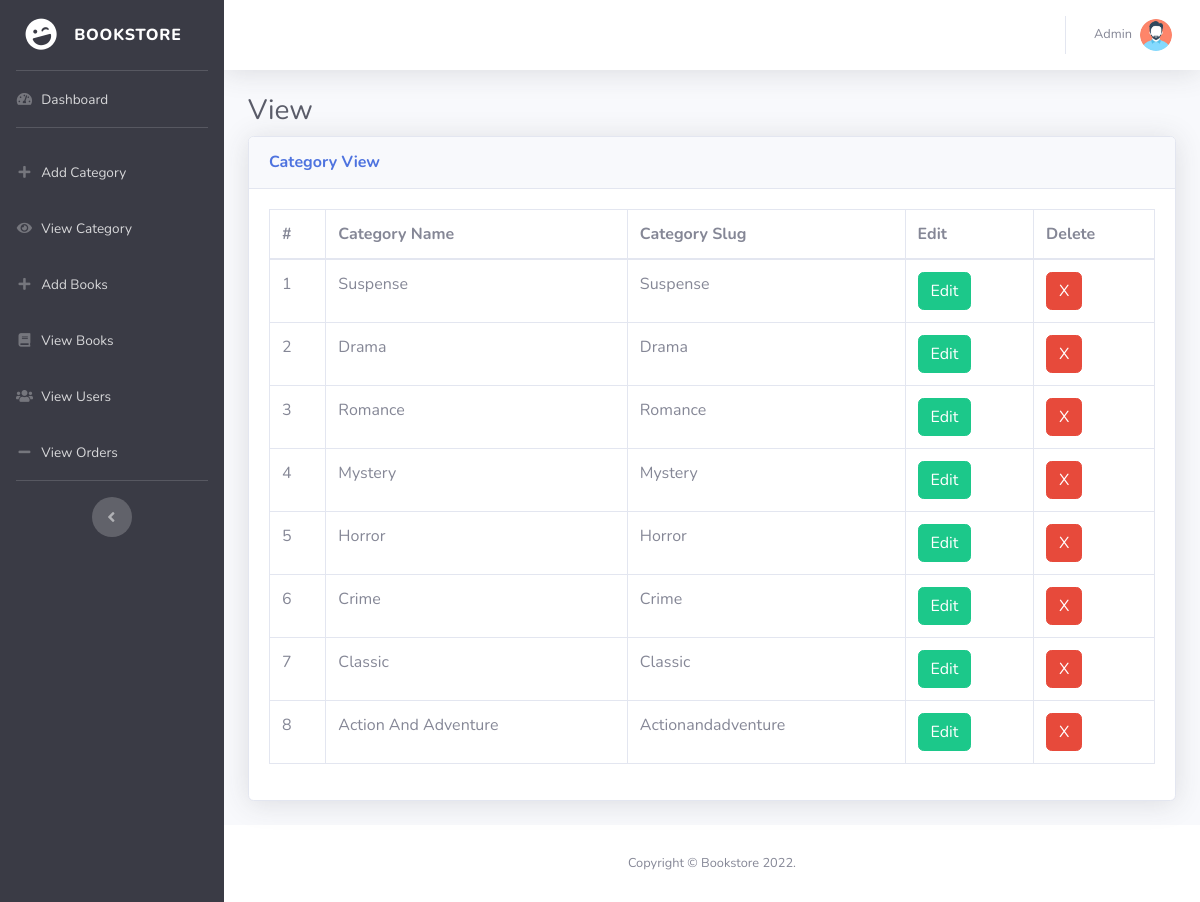
Page /admin/viewcat.php (signed in) on the committed database.
### tables this page shows
CREATE TABLE `category` (
  `id` int(11) NOT NULL,
  `category_name` varchar(255) NOT NULL,
  `category_slug` varchar(255) NOT NULL
);

### admin/dbconfig.php (called while the page is built, shortened)
<?php
function select($query)
{
	$cid=mysqli_connect(server,user,password,database) or die("connection error");
	$result=mysqli_query($cid,$query);
	return $result;
}
?>

### admin/viewcat.php (the view)
<?php include'header.php'; ?>
    <div id="wrapper">
        <?php include"sidebar.php";?>
        <div id="content-wrapper" class="d-flex flex-column">
            <div id="content">
                <?php include"topbar.php";?>
                <div class="container-fluid">
                    <h1 class="h3 mb-2 text-gray-800">View </h1>
                    <div class="card shadow mb-4">
                        <div class="card-header py-3">
                            <h6 class="m-0 font-weight-bold text-primary">Category View</h6>
                        </div>
                        <div class="card-body">
                            <div class="table-responsive">
                                <table class="table table-bordered" id="dataTable" width="100%" cellspacing="0">
                                    <thead>
                                        <tr>
                                            <th>#</th>
                                            <th>Category Name</th>
                                            <th>Category Slug</th>
                                            <th>Edit</th>
                                            <th>Delete</th>
                                        </tr>
                                    </thead>
                                    <tbody>
                                        <?php
                                                    $n=1;
                                            $res=select("select * from category order by id desc");
                                            while($r=mysqli_fetch_array($res))
                                            {
                                              extract($r);
                                            ?>
                                        <tr>
                                            <td><?=$n?></td>
                                            <td><?=ucwords($r[1])?></td>
                                            <td><?=ucwords($r[2])?></td>
                                            <td><a href="editcat.php?id=<?=$r[0]?>"><button
                                                        class="btn btn-success">Edit</button></a></td>
                                            <td><a href="removeres.php?id=<?=$r[0]?>"><button
                                                        class="btn btn-danger">X</button></a></td>
                                        </tr>
                                        <?php
                                              $n++;
                                              }
                                              ?>
                                    </tbody>
                                </table>
                            </div>
                        </div>
                    </div>
                </div>
            </div>
            <?php include'footer.php'; ?>

### rows in the picture
category: category_name "Suspense", category_slug "Suspense"
category: category_name "Drama", category_slug "Drama"
category: category_name "Romance", category_slug "Romance"
category: category_name "Mystery", category_slug "Mystery"
category: category_name "Horror", category_slug "Horror"
category: category_name "Crime", category_slug "Crime"
category: category_name "Classic", category_slug "Classic"
category: category_name "Action And Adventure", category_slug "Actionandadventure"
